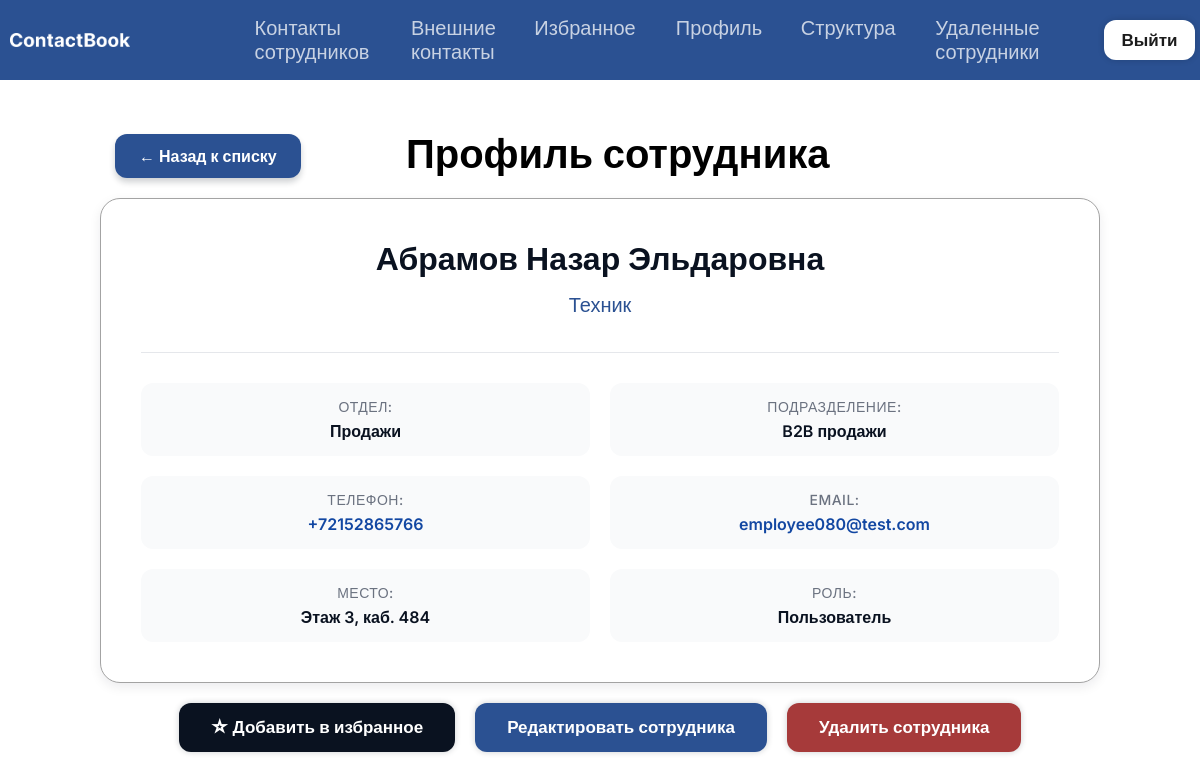
The app's page /employee/83/ (signed in) with its own data.
### ContactBook/models.py (models this page shows, shortened)
class Employee(models.Model):
    last_name = models.CharField(max_length=50, verbose_name='Фамилия')
    first_name = models.CharField(max_length=50, verbose_name='Имя')
    middle_name = models.CharField(max_length=50, blank=True, null=True, verbose_name='Отчество')
    department = models.ForeignKey(Department, on_delete=models.PROTECT, verbose_name='Отдел')
    subdivision = models.ForeignKey(Subdivision, on_delete=models.SET_NULL, blank=True, null=True, verbose_name='Подразделение')
    position = models.CharField(max_length=100, verbose_name='Должность')
    phone = models.CharField(max_length=20, unique=True, verbose_name='Телефон')
    floor = models.CharField(max_length=50, verbose_name='Этаж')
    cabinet = models.CharField(max_length=50, blank=True, null=True, verbose_name='Кабинет')
    role = models.CharField(
        max_length=20,
        choices=[('user', 'Пользователь'), ('admin', 'Администратор')],
        default='user',
        verbose_name='Роль'
    )
    user_account = models.OneToOneField(User, on_delete=models.CASCADE, null=True, blank=True, related_name='employee_profile', verbose_name='Аккаунт входа')
    is_deleted = models.BooleanField(default=False, verbose_name='Удалён')
    deleted_at = models.DateTimeField(null=True, blank=True, verbose_name='Дата удаления')
    objects = EmployeeManager()
    all_objects = models.Manager()
    class Meta:
        verbose_name_plural = 'Сотрудники'

class Department(models.Model):
    name = models.CharField(max_length=100, unique=True, verbose_name='Название отдела')
    class Meta:
        verbose_name_plural = 'Отделы'

class Subdivision(models.Model):
    name = models.CharField(max_length=100, verbose_name='Название подразделения')
    department = models.ForeignKey(Department, on_delete=models.CASCADE, related_name='subdivisions', verbose_name='Родительский отдел')
    class Meta:
        constraints = [
            models.UniqueConstraint(fields=['name', 'department'], name='unique_subdivision_name_per_dept')
        ]
        verbose_name_plural = 'Подразделения'

### ContactBook/views.py (the view)
# urls.py: path('employee/<int:pk>/', views.employee_detail, name='employee_detail'),
@login_required
def employee_detail(request, pk):
    employee = get_object_or_404(Employee, pk=pk)
    is_fav = Favorite.objects.filter(user=request.user, employee=employee).exists()
    return render(request, 'contactbook/employee_detail.html', {
        'employee': employee,
        'is_favorite': is_fav,
        'is_admin': is_admin(request.user),
        'departments': Department.objects.all(),
        'subdivisions': Subdivision.objects.all()
    })

### ContactBook/models.py (called while the page is built)
    def get_queryset(self):
        return super().get_queryset().filter(is_deleted=False)

### ContactBook/views.py (called while the page is built)
def is_admin(user):
    return user.is_authenticated and hasattr(user, 'employee_profile') and user.employee_profile.role == 'admin'

### ContactBook/templates/contactbook/employee_detail.html (shortened to what this page needs)
{% extends "base.html" %}
{% block content %}
<div class="profile-container">
    <div class="employee-header">
        <div class="nazad">
            <a href="{% url 'contactbook:employee_list' %}" class="btn back-link">← Назад к списку</a>
        </div>
        <h1>Профиль сотрудника</h1>
    </div>
    <div class="profile-card">
        <div class="profile-info">
            <h2>{{ employee.last_name }} {{ employee.first_name }} {{ employee.middle_name|default:"" }}</h2>
            <p class="profile-position">{{ employee.position }}</p>
            <div class="profile-details">
                <div class="detail-item">
                    <span class="detail-label">ОТДЕЛ:</span>
                    <span class="detail-value">{{ employee.department.name }}</span>
                </div>
                <div class="detail-item">
                    <span class="detail-label">ПОДРАЗДЕЛЕНИЕ:</span>
                    <span class="detail-value">{{ employee.subdivision.name|default:"Не указано" }}</span>
                </div>
                <div class="detail-item">
                    <span class="detail-label">ТЕЛЕФОН:</span>
                    <span class="detail-value">
                        <span class="copy-data" onclick="copyToClipboard(this)">{{ employee.phone }}</span>
                    </span>
                </div>
                <div class="detail-item">
                    <span class="detail-label">EMAIL:</span>
                    <span class="detail-value">
                        <span class="copy-data" onclick="copyToClipboard(this)">{{ employee.user_account.email }}</span>
                    </span>
                </div>
                <div class="detail-item">
                    <span class="detail-label">МЕСТО:</span>
                    <span class="detail-value">
                        Этаж {{ employee.floor }}{% if employee.cabinet %}, каб. {{ employee.cabinet }}{% endif %}
                    </span>
                </div>
                <div class="detail-item">
                    <span class="detail-label">РОЛЬ:</span>
                    <span class="detail-value">{{ employee.get_role_display }}</span>
                </div>
            </div>
        </div>
    </div>
    <div class="prof-btn">
        <a href="{% url 'contactbook:toggle_favorite' employee.pk %}" class="btn btn-primary">
            {% if is_favorite %}★ Удалить из избранного{% else %}☆ Добавить в избранное{% endif %}
        </a>
        {% if request.user.is_authenticated and request.user.employee_profile.role == 'admin' %}
            <button type="button" id="open-edit-emp-modal" class="btn btn-secondary">Редактировать сотрудника</button>
            <button type="button" id="open-delete-emp-modal" class="btn btn-danger">Удалить сотрудника</button>
        {% endif %}
    </div>
</div>
{% endblock %}

### ContactBook/static/css/style.css (style rules this page uses)
html,body { width: 100%; height: 100%; background-color: #ffffff; font-family: "Inter", sans-serif; padding: 0; margin: 0; }
.profile-container { width: 100%; height: 100%; display: flex; flex-direction: column; justify-content: center; align-items: center; gap: 20px; }
.employee-header { width: 100%; max-width: 970px; display: flex; justify-content: center; align-items: end; }
.employee-header > h1 { width: 70%; font-size: 40px; margin:0; }
.nazad { width: 30%; display: flex; justify-content: left; align-items: start; }
.profile-card { width: 100%; max-width: 1000px; background: #ffffff; border: 1.5px solid #a3a3a3; border-radius: 20px; padding: 40px; box-shadow: 0 4px 12px rgba(10, 18, 32, 0.08); display: flex; flex-direction: column; gap: 30px; margin-top: 0; }
.profile-info { text-align: center; display: flex; flex-direction: column; gap: 10px; }
.profile-info > h2 { font-size: 32px; color: #0a1220; margin: 0; font-weight: 600; }
.profile-position { font-size: 20px; color: #2b5192; font-weight: 500; margin: 5px 0; }
.profile-details { display: grid; grid-template-columns: repeat(2, 1fr); gap: 20px; margin-top: 20px; padding-top: 30px; border-top: 1px solid #e5e7eb; }
.detail-item { display: flex; flex-direction: column; gap: 6px; padding: 15px; background: #f9fafb; border-radius: 12px; }
.detail-label { font-size: 14px; color: #6b7280; font-weight: 500; text-transform: uppercase; letter-spacing: 0.5px; }
.detail-value { font-size: 16px; color: #0a1220; font-weight: 600; }
.prof-btn { width: 100%; max-width: 970px; display: flex; justify-content: center; align-items: center; gap: 20px; }
.btn { padding: 14px 32px; border-radius: 12px; font-size: 17px; font-weight: 600; text-decoration: none; display: flex; align-items: center; gap: 10px; border: none; cursor: pointer; font-family: "Inter", sans-serif; white-space: nowrap; }
.btn-primary { background-color: #0a1220; color: white; box-shadow: 0 0px 6px rgba(10, 18, 32, 0.2); transition: all 0.2s ease; }
.btn-secondary { background-color: #2b5192; color: #ffffff; transition: all 0.2s ease; box-shadow: 0 0px 6px rgba(10, 18, 32, 0.2); }
.btn-danger { background-color: #a63a3a; color: #ffffff; transition: all 0.2s ease; box-shadow: 0 0px 6px rgba(10, 18, 32, 0.2); }
.back-link { align-self: flex-start; background-color: #2b5192; color: white; padding: 12px 24px; border-radius: 12px; text-decoration: none; font-weight: 600; font-size: 16px; box-shadow: 0 0px 6px rgba(18, 52, 112, 0.2); display: flex; align-items: center; transition: all 0.2s ease; box-shadow: 0 4px 6px rgba(10, 18, 32, 0.2); }
.copy-data { color: #1247a2; text-decoration: none; cursor: pointer; }

### ContactBook/static/css/responsive.css (style rules this page uses)
*, *::before, *::after { box-sizing: border-box; }
html, body { overflow-x: hidden; width: 100%; max-width: 100vw; margin: 0; padding: 0; }

### records on screen
Employee: last_name "Абрамов", first_name "Назар", middle_name "Эльдаровна", position "Техник", department.name "Продажи", subdivision.name "B2B продажи", phone "+72152865766", user_account.email "employee080@test.com", floor "3", cabinet "484", role "Пользователь"
